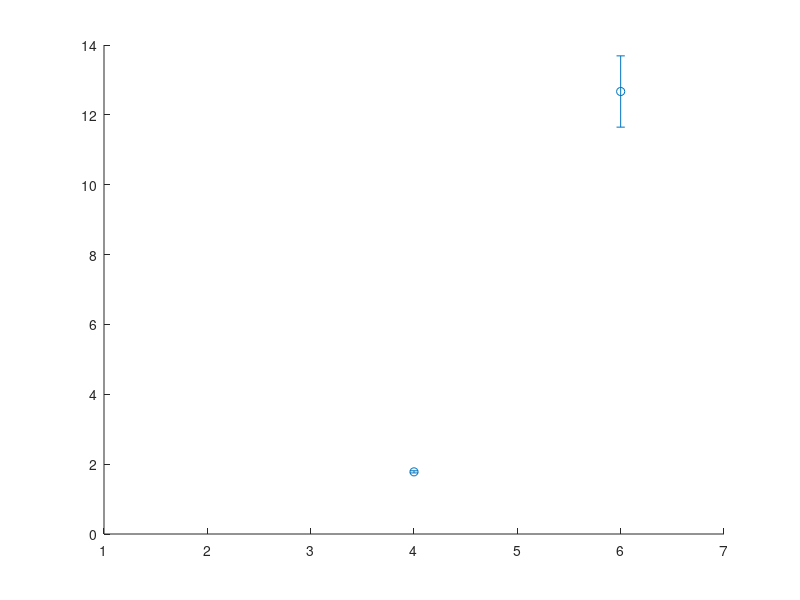

Here is the MATLAB script that generated this plot: (Note: this script raises an error after producing the figure.)
% Benchmarking the pole scene of the ABB robots

clear all
clc

%%

D = load('Benchmark_poleScene.txt');

% D(D(:,1)==500 & D(:,2)==3 & D(:,3)==0,:) = [];
% D(D(:,1)==500 & D(:,2)==2 & D(:,3)==0,:) = [];
% D(D(:,1)==500 & D(:,2)==6 & D(:,3)==0,:) = [];
% 
% dlmwrite('Benchmark_poleScene.txt', D, ' ');

%%

ms = unique(D(:,1));
knn = unique(D(:,2));
T = zeros(length(ms),length(knn));
S = zeros(length(ms),length(knn));

for i = 1:length(ms)
    M = D(D(:,1)==ms(i), 2:end);
    for j = 1:length(knn)
        K = M(M(:,1)==knn(j),2:end);
        S(i,j) = sum(K(:,1))/size(K,1);
        T(i,j) = mean(K(K(:,1)==1,3));
        T_std(i,j) = std(K(K(:,1)==1,3))/sqrt(size(K,1));
        N(i,j) = size(K,1);
    end
end

%%

for j = 1:length(ms)
    K = D(D(:,1)==ms(j) & D(:,2)==4,3:end);
    
    t = K(K(:,1)==1,3);
    maxT = max(t);
    tt = linspace(0,maxT,20);
    tt = tt(2:end);
    for i = 1:length(tt)
        s = t < tt(i);
        m(i) = 1-sum(s)/length(t);
    end
    
    Ty(j,:) = [0 tt];
    Ky(j,:) = [1 m];    
end

Ty = [Ty [4;4;4]];
Ky = [Ky [0;0;0]];

%% PLOTS
%% Runtime for each map and density

colors = 'kbr';


figure(1)
clf
hold on
for i = 1:length(ms)
    %plot(knn, T(i,:),'o','color',colors(i),'markerfacecolor',colors(i));
    errorbar(knn, T(i,:),T_std(i,:),'o','color',colors(i),'markerfacecolor',colors(i));
end
hold off
xlabel('k');
ylabel('time (sec)');
legend('ms100','ms500','ms1000');

%% Success rate for each map and density

figure(2)
clf
bar(knn,S'*100);
xlabel('k');
ylabel('success rate (%)');
legend('ms100','ms500','ms1000');

%% Runtime failure rate for k=4

h = figure(3);
clf
plot(Ty(1,:),Ky(1,:)*100,'-k','linewidth',2);
hold on
plot(Ty(2,:),Ky(2,:)*100,'--k','linewidth',2);
plot(Ty(3,:),Ky(3,:)*100,':k','linewidth',2);
hold off
xlabel('maximum runtime [sec]');
ylabel('failure rate [%]');
xlim([0 max(Ty(1:end))]);
legend('m=100','m=500','m=1000');
set(gca,'fontsize',13);
xlim([0 3.5]);
set(h, 'Position', [100, 100, 800, 250]);
% print success_abb_prec.eps -depsc -r200

%% Runtime break

M = D(D(:,1)==500 & D(:,2)==4, 3:end);
M = M(M(:,13)<3 & M(:,13)>0, :);
v = mean(M(:,:));

t1(1) = v(5); % IK time
t1(2) = v(7); % Collision time
t1(3) = v(13); % ODE
t1(4) = v(3); % Total runtime

n1(1) = v(4);
n1(2) = v(6);
n1(3) = v(11);






